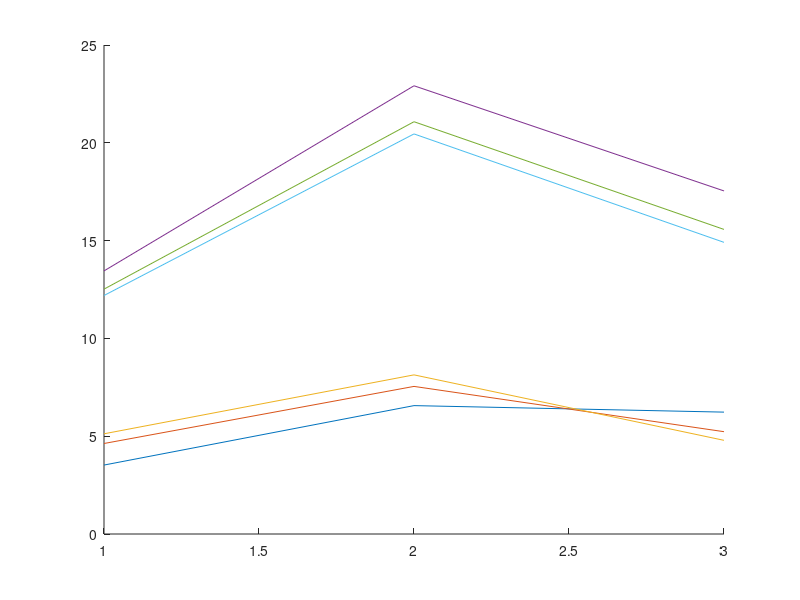

MATLAB code to generate this figure:
clear;
clc;

FN = "Sean Velasco"
SN = "2019129183"
AT = "Activity 3"

%% Exercise 1

fprintf("\nExercise 1\n\n")

A= [16 11 22; 4 2 1; 612 32 12]
B=[12 32; 65 12; 34 06]
C=[23 54 24; 8 81 87; 16 11 19]
D=[61 24 6]

disp("3A added to C:")
3*A + C

disp("D multiplied to A:")
D*A

disp("C^3 divived by 4, element-by-element:")
hold on
format bank
C.^3 / 4
hold off

disp("Sum of all the elements of B:")
sum(sum(B.^2))

%% Exercise 2

fprintf("\nExercise 2\n\n")

Measured_I = [3.5246 4.6271 5.123; 6.564 7.546  8.136; 6.231 5.231 4.789];

K_Factors = [1.447 1.0806 0.9955; 0.7921 0.7686 0.6514; 0.9145 1.006 1.1067];

Calibrated_I = Measured_I*K_Factors;

% To compare measured values v. calibrated values
hold on
plot(Measured_I)
plot(Calibrated_I)
hold off

Ave_I = mean(Calibrated_I,2);

fprintf ("Calibrated values stored in Calibrated_I matrix:\n");
disp(Calibrated_I);

fprintf ("\nAverage current readings from Calirated_I matrix are:\n");
fprintf ("%.4f A\n", Ave_I);